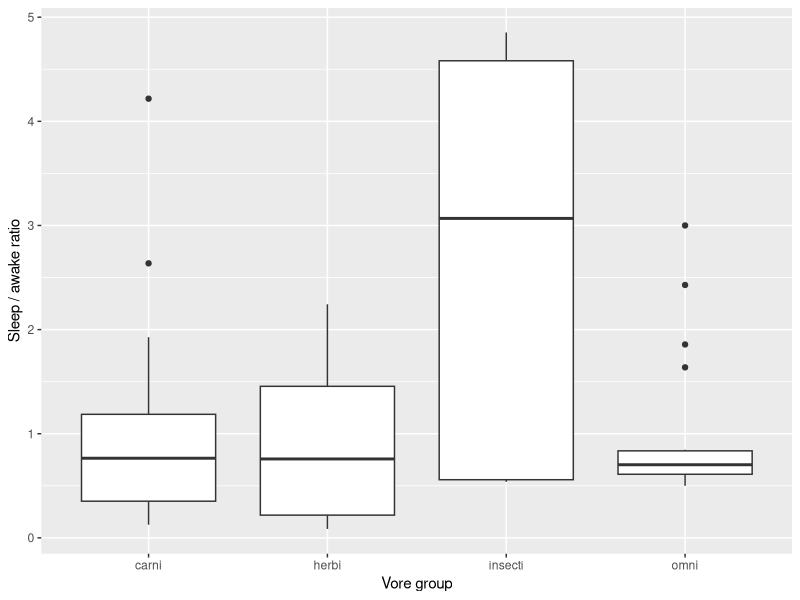
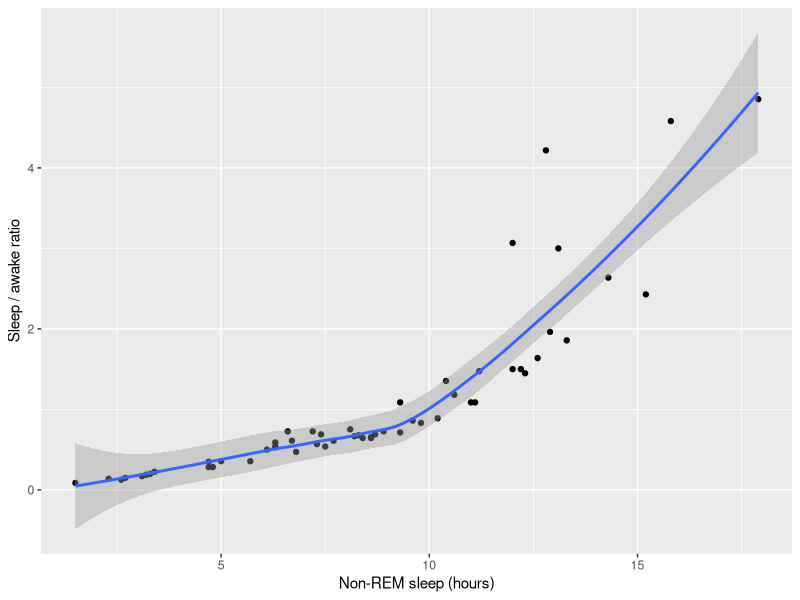

Write the R code that produced these figures, in order.
library(ggplot2)
library(dplyr)

summary(msleep)

# 

df2 <- msleep %>% filter(!is.na(vore)) %>% select(-name, -genus)

df2 <- df2 %>% mutate(non_rem = sleep_total - sleep_rem, sleep_awake_ratio = sleep_total / awake)

summary_vore <- df2 %>% group_by(vore) %>% summarise(n_mammals = n(), mean_non_rem = mean(non_rem, na.rm = TRUE), mean_sleep_awake_ratio = mean(sleep_awake_ratio, na.rm = TRUE))

summary_vore

# Comment:
# Carnivores and insectivores generally show higher average non_rem sleep and higher
# sleep_awake_ratio than herbivores, while omnivores tend to lie between these groups.

ggplot(df2, aes(x = vore, y = sleep_awake_ratio)) + geom_boxplot() + labs(x = "Vore group", y = "Sleep / awake ratio")

# Comment:
# Carnivores and insectivores show larger variability and generally higher values of
# sleep_awake_ratio, while herbivores and omnivores exhibit smaller variability and
# lower typical values.

ggplot(df2, aes(x = non_rem, y = sleep_awake_ratio)) + geom_point() + geom_smooth() + labs(x = "Non-REM sleep (hours)", y = "Sleep / awake ratio")

# Comment:
# There is a clear positive relationship: mammals with higher non_rem sleep tend to have
# higher sleep_awake_ratio.
